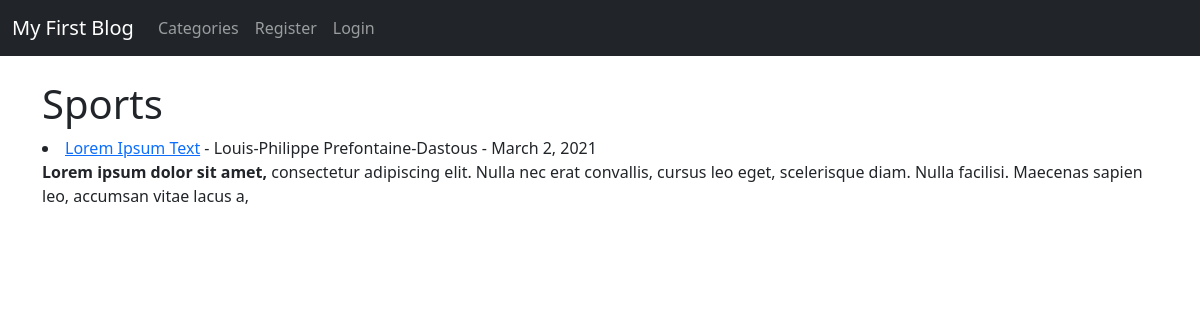
Page /category/sports/ on the committed database.
### theblog/models.py (models this page shows, shortened)
class Post(models.Model):
    title = models.CharField(max_length=255)
    header_image = models.ImageField(null=True,blank=True,upload_to="images/")
    title_tag = models.CharField(max_length=255)
    author = models.ForeignKey(User, on_delete=models.CASCADE)
    body = RichTextField(blank=True, null=True)
    post_date = models.DateField(auto_now_add = True)
    category = models.CharField(max_length=255, default='uncategorized')
    snippet = models.CharField(max_length=255)
    likes = models.ManyToManyField(User, related_name = 'blog_posts')

### theblog/views.py (the view)
# urls.py: path('category/<str:cats>/', CategoryView, name='category'),
def CategoryView(request, cats):
    category_posts = Post.objects.filter(category=cats.replace('-',' '))
    return render(request, 'categories.html', {'cats':cats.title().replace('-',' '), 'category_posts':category_posts})

### theblog/templates/categories.html (shortened to what this page needs)
{% extends 'base.html' %}
{%block content %}
{% if category_posts %}
<h1>{{cats}}</h1>
{% for post in category_posts %}
<li>
        <a href="{% url 'article-detail' post.pk %}"> {{post.title}}</a>
        - {{post.author.first_name}} {{post.author.last_name}}
        - {{post.post_date}}
        <br/>
        {{ post.body | slice:":200" | safe }}
</li>
{% endfor %}
{% else %}
<h2>Sorry this category does not exist...</h2>
{% endif %}
{% endblock %}

### rows in the picture
Post: category "Sports", title "Lorem Ipsum Text", author.first_name "Louis-Philippe", author.last_name "Prefontaine-Dastous", post_date "March 2, 2021", body "Lorem ipsum dolor sit amet, consectetur adipiscing elit. Nulla nec erat convallis, cursus leo eget, scelerisque diam. Nulla facilisi. Maecenas sapien leo, accumsan vitae lacus a,"
